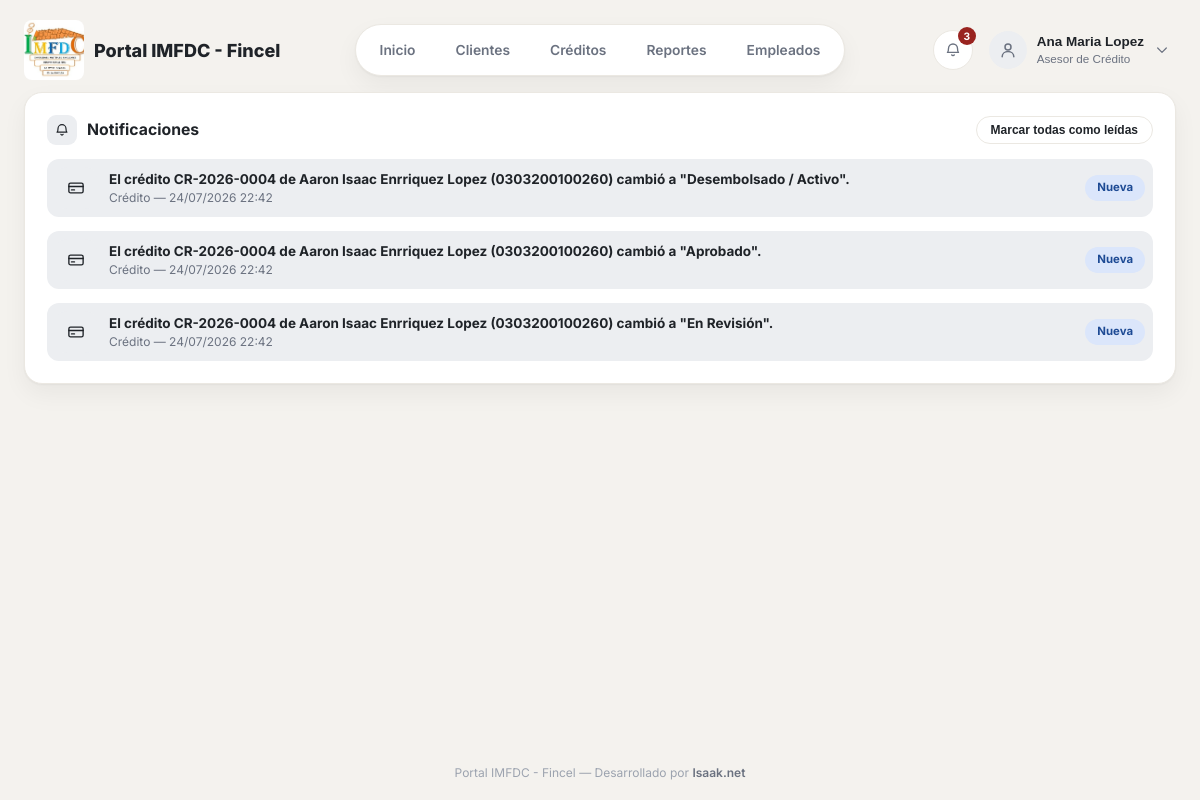
The app's page /notificaciones/ (signed in), older data.
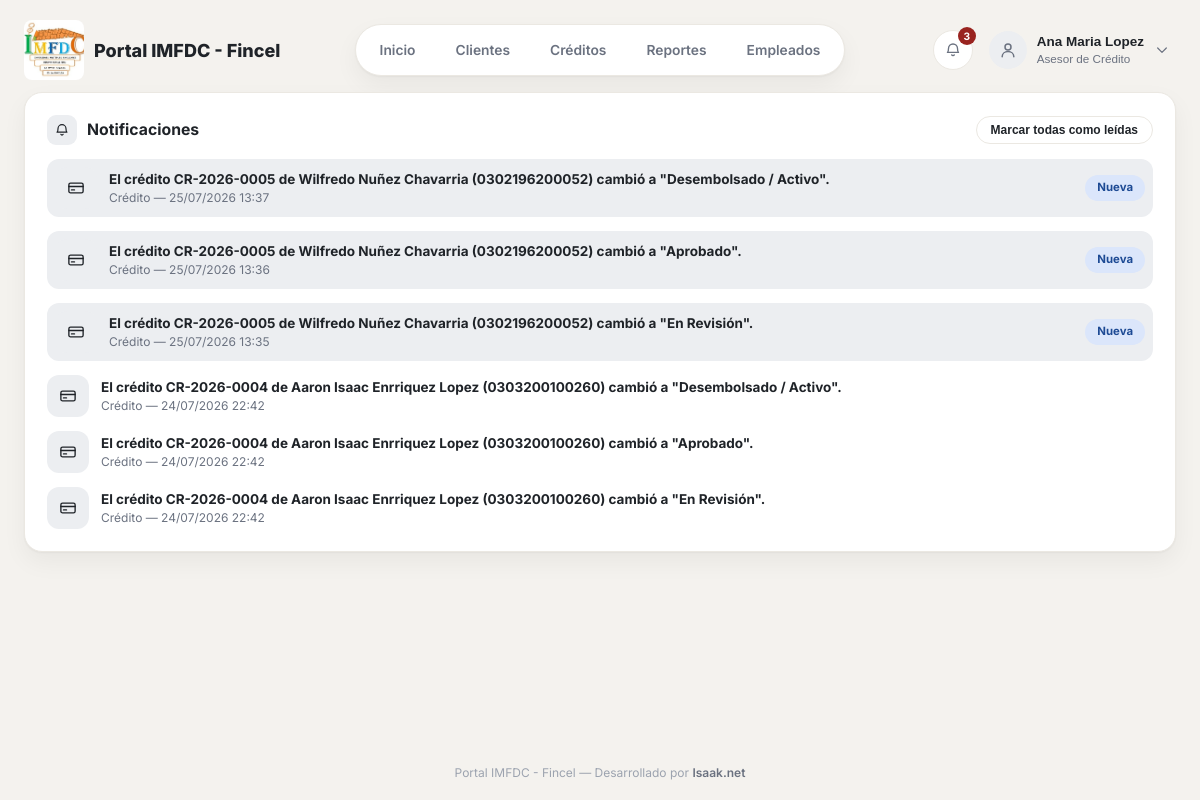
The same page, newer data.
### empleados/models.py (models this page shows, shortened)
class Empleado(models.Model):
    CARGO_ASESOR = 'ASESOR'
    CARGO_ANALISTA = 'ANALISTA'
    CARGO_GERENTE = 'GERENTE'
    CARGO_CAJERO = 'CAJERO'
    CARGO_ADMIN = 'ADMIN'
    CARGO_CHOICES = [
        (CARGO_ASESOR, 'Asesor de Crédito'),
        (CARGO_ANALISTA, 'Analista de Crédito'),
        (CARGO_GERENTE, 'Gerente / Comité de Crédito'),
        (CARGO_CAJERO, 'Cajero'),
        (CARGO_ADMIN, 'Administrador del Sistema'),
    ]
    CARGO_PERMISOS = {
        CARGO_ASESOR: {'crear_cliente', 'crear_credito'},
        CARGO_ANALISTA: {'crear_cliente', 'crear_credito', 'evaluar'},
        CARGO_GERENTE: {'evaluar', 'aprobar', 'rechazar'},
        CARGO_CAJERO: {'desembolsar', 'cobrar'},
        CARGO_ADMIN: {
            'crear_cliente', 'crear_credito', 'evaluar', 'aprobar',
            'rechazar', 'desembolsar', 'cobrar',
        },
    }
    user = models.OneToOneField(
        settings.AUTH_USER_MODEL,
        on_delete=models.SET_NULL,
        null=True,
        blank=True,
        related_name='empleado',
    )
    nombre = models.CharField(max_length=100)
    apellido = models.CharField(max_length=100)
    dni = models.CharField('DNI', max_length=20, unique=True, null=True, blank=True)
    cargo = models.CharField(max_length=20, choices=CARGO_CHOICES, default=CARGO_ASESOR)
    telefono = models.CharField(max_length=20, blank=True)
    correo = models.EmailField(blank=True)
    sucursal = models.CharField(max_length=100, blank=True)
    activo = models.BooleanField('Estado Activo', default=True)
    salario = models.DecimalField(max_digits=10, decimal_places=2, null=True, blank=True)
    created_at = models.DateTimeField(auto_now_add=True)
    update_at = models.DateTimeField(auto_now=True)
    class Meta:
        verbose_name = 'Empleado'
        verbose_name_plural = 'Empleados'

class Notificacion(models.Model):
    TIPO_MORA = 'MORA'
    TIPO_CREDITO = 'CREDITO'
    TIPO_ADMIN = 'ADMIN'
    TIPO_CHOICES = [
        (TIPO_MORA, 'Mora'),
        (TIPO_CREDITO, 'Crédito'),
        (TIPO_ADMIN, 'Administración'),
    ]
    destinatario = models.ForeignKey(Empleado, on_delete=models.CASCADE, related_name='notificaciones')
    tipo = models.CharField(max_length=10, choices=TIPO_CHOICES)
    mensaje = models.CharField(max_length=255)
    url = models.CharField(max_length=255, blank=True)
    leida = models.BooleanField(default=False)
    creada_en = models.DateTimeField(auto_now_add=True)
    class Meta:
        verbose_name = 'Notificación'
        verbose_name_plural = 'Notificaciones'
        ordering = ['-creada_en']

### empleados/views.py (the view)
# urls.py: path('notificaciones/', empleados_views.notificaciones_lista, name='notificaciones_lista'),
@login_required
def notificaciones_lista(request):
    empleado = getattr(request.user, 'empleado', None)
    notificaciones = empleado.notificaciones.all() if empleado else Notificacion.objects.none()
    return render(request, 'empleados/notificaciones_lista.html', {'notificaciones': notificaciones})

### empleados/context_processors.py (called while the page is built)
def notificaciones(request):
    if not request.user.is_authenticated:
        return {}
    empleado = getattr(request.user, 'empleado', None)
    if empleado is None:
        return {}
    return {
        'notificaciones_recientes': empleado.notificaciones.all()[:8],
        'notificaciones_no_leidas': empleado.notificaciones.filter(leida=False).count(),
    }

### empleados/templates/empleados/notificaciones_lista.html (shortened to what this page needs)
{% extends 'base.html' %}
{% block content %}
<div class="card">
    <div class="card-actions-row">
        <div class="card-title" style="margin-bottom: 0;">
            <span class="icon-badge-sm">{% include 'partials/_icon.html' with name='bell' size=16 %}</span>
            Notificaciones
        </div>
        {% if notificaciones_no_leidas %}
        <form method="POST" action="{% url 'notificaciones_marcar_todas' %}">
            <button type="submit" class="btn btn-outline btn-small">Marcar todas como leídas</button>
        </form>
        {% endif %}
    </div>
    {% if notificaciones %}
    <div class="list-rows">
        {% for notif in notificaciones %}
        <a href="{% url 'notificacion_marcar_leida' notif.pk %}" class="list-row" style="{% if not notif.leida %}background: var(--neutral-bg); border-radius: var(--radius-md); padding: 8px;{% endif %}">
            <span class="list-row-icon">
            </span>
            <div>
                <div class="list-row-title">{{ notif.mensaje }}</div>
                <div class="list-row-sub">{{ notif.get_tipo_display }} — {{ notif.creada_en|date:'d/m/Y H:i' }}</div>
            </div>
            {% if not notif.leida %}<span class="badge badge-info" style="margin-left:auto;">Nueva</span>{% endif %}
        </a>
        {% endfor %}
    </div>
    {% else %}
        <p class="empty-state">No tienes notificaciones.</p>
    {% endif %}
</div>
{% endblock %}

### templates/base.html (shortened to what this page needs)
{% load static %}
<!DOCTYPE html>
<html lang="es">
<head>
    <link rel="stylesheet" href="{% static 'css/dashboard.css' %}">
</head>
<body>
{% if user.is_authenticated %}
<header class="topbar">
    <div class="brand">
        <img class="brand-logo" src="{% static 'img/logo.jpg' %}" alt="IMFDC - Fincel">
        Portal IMFDC - Fincel
    </div>
    <nav class="nav-pill">
        <a href="{% url 'home' %}" class="{% if request.path == '/' %}active{% endif %}">Inicio</a>
        <a href="{% url 'financiera:clientes_lista' %}" class="{% if '/financiera/clientes' in request.path %}active{% endif %}">Clientes</a>
        <a href="{% url 'financiera:prestamos_lista' %}" class="{% if '/financiera/prestamos' in request.path %}active{% endif %}">Créditos</a>
        <a href="{% url 'financiera:reportes_index' %}" class="{% if '/financiera/reportes' in request.path %}active{% endif %}">Reportes</a>
        <a href="{% url 'lista' %}" class="{% if '/empleados/' in request.path %}active{% endif %}">Empleados</a>
    </nav>
    <div class="topbar-right">
        <div class="user-menu">
            <button type="button" class="icon-btn" id="notif-trigger" style="position: relative;" title="Notificaciones">
                {% if notificaciones_no_leidas %}<span class="notif-badge">{{ notificaciones_no_leidas }}</span>{% endif %}
            </button>
        </div>
        <div class="user-menu">
            <button type="button" class="user-trigger" id="user-trigger">
                <span class="user-avatar">{% include 'partials/_icon.html' with name='user' size=20 %}</span>
                <span class="user-info">
                    <span class="name">{% if request.user.empleado %}{{ request.user.empleado.nombre }} {{ request.user.empleado.apellido }}{% else %}{{ request.user.username }}{% endif %}</span>
                    <span class="role">{% if request.user.empleado %}{{ request.user.empleado.get_cargo_display }}{% else %}Administrador{% endif %}</span>
                </span>
                <span class="user-chevron">{% include 'partials/_icon.html' with name='chevron-down' size=16 %}</span>
            </button>
        </div>
    </div>
</header>
{% endif %}
<main class="page-shell">
    {% block content %}{% endblock %}
</main>
<footer class="site-footer">
    Portal IMFDC - Fincel &mdash; Desarrollado por <a href="https://isaak.net" target="_blank">Isaak.net</a>
</footer>
</body>
</html>

Row changes from the older to the newer data that the page shows:
added Notificacion: {{ size }} 18 (drawn), mensaje "El crédito CR-2026-0005 de Wilfredo Nuñez Chavarria (0302196200052) cambió a \"Desembolsado / Activo\".", tipo "Crédito", creada_en "25/07/2026 13:37", leida "Nueva"
added Notificacion: {{ size }} 18 (drawn), mensaje "El crédito CR-2026-0005 de Wilfredo Nuñez Chavarria (0302196200052) cambió a \"Aprobado\".", tipo "Crédito", creada_en "25/07/2026 13:36", leida "Nueva"
added Notificacion: {{ size }} 18 (drawn), mensaje "El crédito CR-2026-0005 de Wilfredo Nuñez Chavarria (0302196200052) cambió a \"En Revisión\".", tipo "Crédito", creada_en "25/07/2026 13:35", leida "Nueva"
changed Notificacion (number 4 of 6 on the later page): no longer shows "Nueva"
changed Notificacion (number 5 of 6 on the later page): no longer shows "Nueva"
changed Notificacion (number 6 of 6 on the later page): no longer shows "Nueva"
